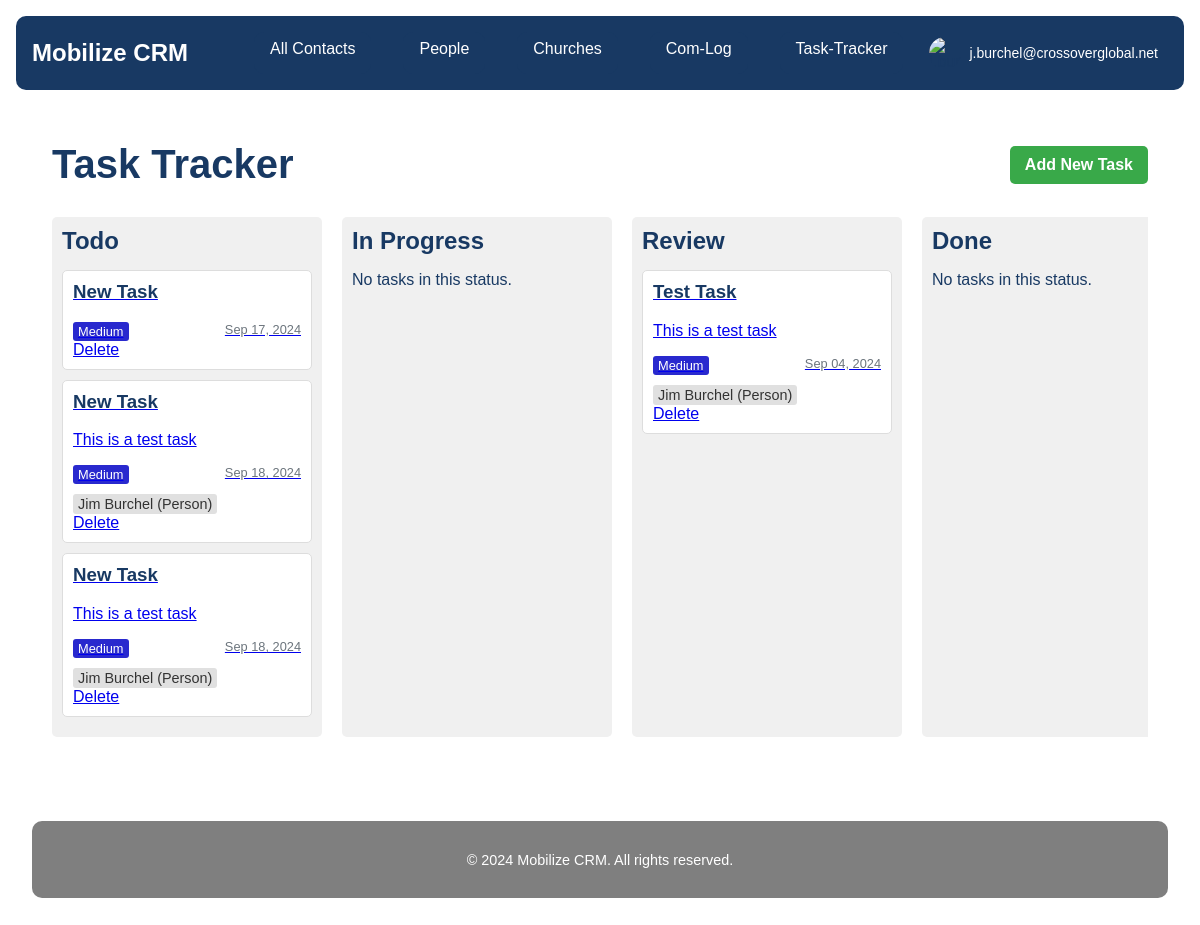
Page /task-tracker/ (signed in) on the earlier database version.
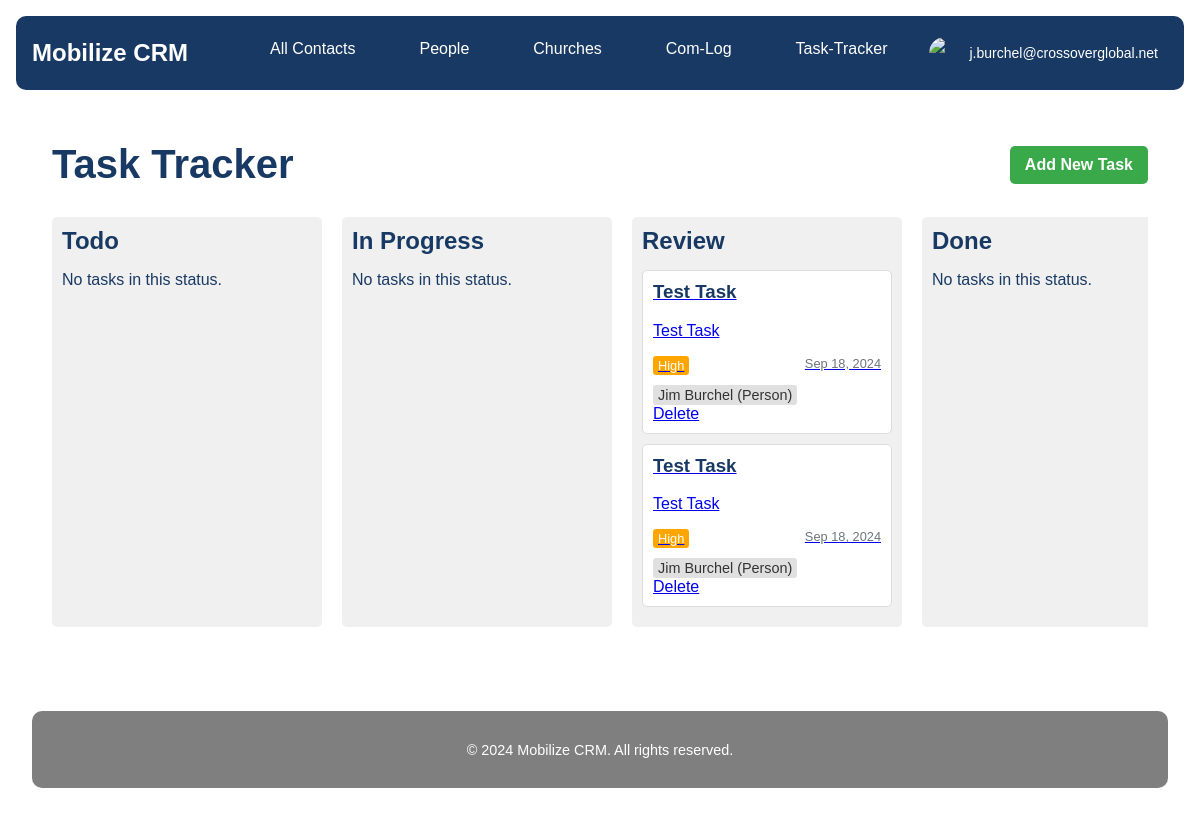
Same page on the later database version.
### task_tracker/models.py (models this page shows, shortened)
class Task(models.Model):
    STATUS_CHOICES = [
        ('todo', 'To Do'),
        ('in progress', 'In Progress'),
        ('review', 'Review'),
        ('done', 'Done'),
    ]
    PRIORITY_CHOICES = [
        ('low', 'Low'),
        ('medium', 'Medium'),
        ('high', 'High'),
        ('urgent', 'Urgent'),
    ]
    REMINDER_CHOICES = [
        ('15_min', '15 minutes before'),
        ('30_min', '30 minutes before'),
        ('1_hour', '1 hour before'),
        ('2_hours', '2 hours before'),
        ('1_day', '1 day before'),
        ('1_week', '1 week before'),
        ('custom', 'Custom'),
    ]
    title = models.CharField(max_length=200)
    description = models.TextField(blank=True)
    status = models.CharField(max_length=20, choices=STATUS_CHOICES, default='todo')
    priority = models.CharField(max_length=20, choices=PRIORITY_CHOICES, default='medium')
    assigned_to = models.ForeignKey(User, on_delete=models.SET_NULL, null=True, blank=True, related_name='assigned_tasks')
    created_by = models.ForeignKey(User, on_delete=models.CASCADE, related_name='created_tasks')
    created_at = models.DateTimeField(auto_now_add=True)
    updated_at = models.DateTimeField(auto_now=True)
    due_date = models.DateTimeField(default=timezone.now, null=True, blank=True)
    contact = models.ForeignKey(Contact, on_delete=models.SET_NULL, null=True, blank=True, related_name='tasks')
    google_calendar_event_id = models.CharField(max_length=255, blank=True, null=True)
    reminder = models.CharField(max_length=20, choices=REMINDER_CHOICES, default='30_min')
    custom_reminder = models.IntegerField(null=True, blank=True, help_text="Custom reminder time in minutes")
    class Meta:
        ordering = ['-created_at']

### contacts/models.py (models this page shows, shortened)
class Contact(models.Model):
    STATE = (
        ('al', 'AL'), ('ak', 'AK'), ('az', 'AZ'), ('ar', 'AR'), ('ca', 'CA'),('co', 'CO'),('ct', 'CT'),('de', 'DE'), ('fl', 'FL'), ('ga', 'GA'),
        ('hi', 'HI'), ('id', 'ID'), ('il', 'IL'), ('in', 'IN'), ('ia', 'IA'), ('ks', 'KS'), ('ky', 'KY'), ('la', 'LA'), ('me', 'ME'),
        ('md', 'MD'), ('ma', 'MA'), ('mi', 'MI'), ('mn', 'MN'), ('ms', 'MS'), ('mo', 'MO'), ('mt', 'MT'), ('ne', 'NE'), ('nv', 'NV'),
        ('nh', 'NH'), ('nj', 'NJ'), ('nm', 'NM'), ('ny', 'NY'), ('nc', 'NC'), ('nd', 'ND'), ('oh', 'OH'), ('ok', 'OK'), ('or', 'OR'),
        ('pa', 'PA'), ('ri', 'RI'), ('sc', 'SC'), ('sd', 'SD'), ('tn', 'TN'), ('tx', 'TX'), ('ut', 'UT'), ('vt', 'VT'), ('va', 'VA'),
        ('wa', 'WA'), ('wv', 'WV'), ('wi', 'WI'), ('wy', 'WY'),('dc', 'DC')
    )
    PREFERRED_CONTACT_METHODS = (
        ('email', 'Email'),('phone', 'Phone'),('text', 'Text'),('Facebook Messanger',
        'Facebook Messanger'),('whatsapp', 'Whatsapp'),('groupme', 'Groupme'),('signal', 'Signal'),('other', 'Other')
    )
    church_name = models.CharField(max_length=100, null=True, blank=True)
    first_name = models.CharField(max_length=100)
    last_name = models.CharField(max_length=100)
    image = models.ImageField(upload_to=get_image_path, null=True, blank=True)
    preferred_contact_method = models.CharField(max_length=100, choices=PREFERRED_CONTACT_METHODS)
    phone = models.CharField(max_length=50)
    email = models.EmailField()
    street_address = models.CharField(max_length=200, null=True, blank=True)
    city = models.CharField(max_length=100, null=True, blank=True)
    state = models.CharField(max_length=2, choices=STATE, null=True, blank=True)
    zip_code = models.CharField(max_length=10, null=True, blank=True)
    initial_notes = models.TextField(null=True, blank=True)
    date_created = models.DateField(auto_now_add=True,null=True, blank=True)
    date_modified = models.DateField(auto_now=True,null=True, blank=True)

### task_tracker/views.py (the view)
# urls.py: path('', views.TaskListView.as_view(), name='task_list'),
@method_decorator(login_required, name='dispatch')
class TaskListView(ListView, LoginRequiredMixin):
    model = Task
    template_name = 'task_tracker/task_list.html'
    context_object_name = 'tasks'
    def get_context_data(self, **kwargs):
        context = super().get_context_data(**kwargs)
        context['task_statuses'] = {
            'todo': Task.objects.filter(status='todo').order_by('due_date'),
            'in progress': Task.objects.filter(status='in progress').order_by('due_date'),
            'review': Task.objects.filter(status='review').order_by('due_date'),
            'done': Task.objects.filter(status='done').order_by('due_date')
        }
        return context

### task_tracker/templates/task_tracker/task_list.html (shortened to what this page needs)
{% extends 'core/base.html' %}
{% load static %}
{% block extra_css %}
<link rel="stylesheet" href="{% static 'css/task_list.css' %}">
{% endblock %}
{% block content %}
<div class="container task-tracker-container">
    <div class="task-header">
        <h1 id="task-tracker" class="task-title">Task Tracker</h1>
        <a href="{% url 'task_tracker:task_create' %}" class="btn btn-primary">Add New Task</a>
    </div>
    <div class="task-board">
        {% for status, tasks in task_statuses.items %}
        <div class="task-column">
            <h2>{{ status|title }}</h2>
            <div id="{{ status }}" class="task-list">
                {% for task in tasks %}
                <div class="task-card" draggable="true" data-task-id="{{ task.id }}">
                    <a href="{% url 'task_tracker:task_update' task.id %}">
                        <h3>{{ task.title }}</h3>
                        <p>{{ task.description|truncatewords:20 }}</p>
                        <div class="task-meta">
                            <span class="priority {{ task.priority }}">{{ task.get_priority_display }}</span>
                            <span class="due-date">{{ task.due_date|date:"M d, Y" }}</span>
                        </div>
                        {% if task.contact %}
                        <div class="task-contact">
                            {% if task.contact.church %}
                            <a href="{% url 'contacts:church_detail' task.contact.church.id %}" class="contact-link">
                                {{ task.contact.church.church_name }} (Church)
                            </a>
                            {% elif task.contact.people %}
                            <a href="{% url 'contacts:person_detail' task.contact.people.id %}" class="contact-link">
                                {{ task.contact.people.first_name }} {{ task.contact.people.last_name }} (Person)
                            </a>
                            {% else %}
                            <span class="contact-link">{{ task.contact }} (Unknown type)</span>
                            {% endif %}
                        </div>
                        {% endif %}
                    </a>
                    <a href="{% url 'task_tracker:task_delete' task.id %}" class="task-delete-link">Delete</a>
                </div>
                {% empty %}
                <p class="no-tasks-message">No tasks in this status.</p>
                {% endfor %}
            </div>
        </div>
        {% endfor %}
    </div>
</div>
{% endblock %}

Differences in the rows shown:
removed Task: title "New Task", priority "Medium", due_date "Sep 17, 2024", shown under "Todo"
removed Task: title "New Task", description "This is a test task", priority "Medium", due_date "Sep 18, 2024", contact.people.first_name "Jim", contact.people.last_name "Burchel", shown under "Todo"
removed Task: title "New Task", description "This is a test task", priority "Medium", due_date "Sep 18, 2024", contact.people.first_name "Jim", contact.people.last_name "Burchel", shown under "Todo"
removed Task: title "Test Task", description "This is a test task", priority "Medium", due_date "Sep 04, 2024", contact.people.first_name "Jim", contact.people.last_name "Burchel", shown under "Review"
added Task: title "Test Task", description "Test Task", priority "High", due_date "Sep 18, 2024", contact.people.first_name "Jim", contact.people.last_name "Burchel", shown under "Review"
added Task: title "Test Task", description "Test Task", priority "High", due_date "Sep 18, 2024", contact.people.first_name "Jim", contact.people.last_name "Burchel", shown under "Review"
Other differences:
new list line: "No tasks in this status."
